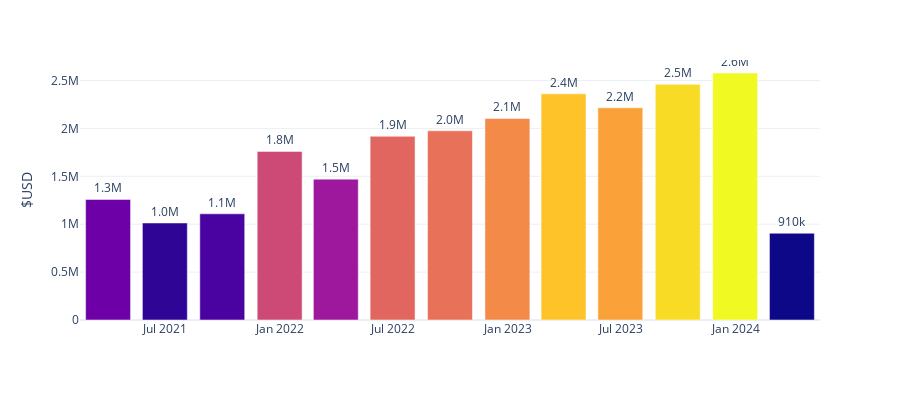

Notebook code cell kept with this figure:
### Code cell
### bar graph should populate if all is well

# level_2 = pd.read_sql('SELECT * FROM level_2;', con = engine)
level_2.date = pd.to_datetime(level_2.date)

px.bar(level_2.set_index('date').groupby(pd.Grouper(freq='Q'))['usd'].sum(),
        y='usd',
        template='plotly_white',
        labels={'usd':'$USD',
                'date':''},
        color='usd',
        width=900,
        text_auto=",.2s",
        height=400).update(layout_coloraxis_showscale=False).update_traces(textposition='outside')

### Figure 1 — Plotly figure (JSON) as saved in the notebook; plotly's stock layout.template omitted (floating-point values rounded to 4 significant figures)
{"data": [{"alignmentgroup": "True", "hovertemplate": "=%{x}<br>$USD=%{marker.color}<extra></extra>", "legendgroup": "", "marker": {"color": [1258000.0, 1013000.0, 1109000.0, 1760000.0, 1471000.0, 1918000.0, 1976000.0, 2104000.0, 2361000.0, 2216000.0, 2460000.0, 2578000.0, 905700.0], "coloraxis": "coloraxis", "pattern": {"shape": ""}}, "name": "", "offsetgroup": "", "orientation": "v", "showlegend": false, "textposition": "outside", "texttemplate": "%{y:,.2s}", "type": "bar", "x": ["2021-03-31T00:00:00", "2021-06-30T00:00:00", "2021-09-30T00:00:00", "2021-12-31T00:00:00", "2022-03-31T00:00:00", "2022-06-30T00:00:00", "2022-09-30T00:00:00", "2022-12-31T00:00:00", "2023-03-31T00:00:00", "2023-06-30T00:00:00", "2023-09-30T00:00:00", "2023-12-31T00:00:00", "2024-03-31T00:00:00"], "xaxis": "x", "y": [1258000.0, 1013000.0, 1109000.0, 1760000.0, 1471000.0, 1918000.0, 1976000.0, 2104000.0, 2361000.0, 2216000.0, 2460000.0, 2578000.0, 905700.0], "yaxis": "y"}], "layout": {"barmode": "relative", "coloraxis": {"colorbar": {"title": {"text": "$USD"}}, "colorscale": [[0, "#0d0887"], [0.1111, "#46039f"], [0.2222, "#7201a8"], [0.3333, "#9c179e"], [0.4444, "#bd3786"], [0.5556, "#d8576b"], [0.6667, "#ed7953"], [0.7778, "#fb9f3a"], [0.8889, "#fdca26"], [1, "#f0f921"]], "showscale": false}, "height": 400, "legend": {"tracegroupgap": 0}, "margin": {"t": 60}, "width": 900, "xaxis": {"anchor": "y", "domain": [0, 1], "title": {"text": ""}}, "yaxis": {"anchor": "x", "domain": [0, 1], "title": {"text": "$USD"}}}}
